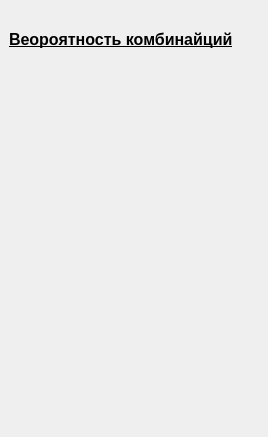
<?xml version="1.0" encoding="UTF-8"?>
<ui version="4.0">
 <class>Form</class>
 <widget class="QWidget" name="Form">
  <property name="geometry">
   <rect>
    <x>0</x>
    <y>0</y>
    <width>268</width>
    <height>437</height>
   </rect>
  </property>
  <property name="windowTitle">
   <string>Form</string>
  </property>
  <widget class="QLabel" name="label">
   <property name="geometry">
    <rect>
     <x>9</x>
     <y>77</y>
     <width>251</width>
     <height>341</height>
    </rect>
   </property>
   <property name="font">
    <font>
     <pointsize>12</pointsize>
     <weight>75</weight>
     <italic>true</italic>
     <bold>true</bold>
    </font>
   </property>
   <property name="text">
    <string/>
   </property>
  </widget>
  <widget class="QLabel" name="label_2">
   <property name="geometry">
    <rect>
     <x>9</x>
     <y>9</y>
     <width>250</width>
     <height>61</height>
    </rect>
   </property>
   <property name="font">
    <font>
     <pointsize>12</pointsize>
     <weight>75</weight>
     <bold>true</bold>
     <underline>true</underline>
    </font>
   </property>
   <property name="text">
    <string>Веороятность комбинайций</string>
   </property>
  </widget>
 </widget>
 <resources/>
 <connections/>
</ui>
